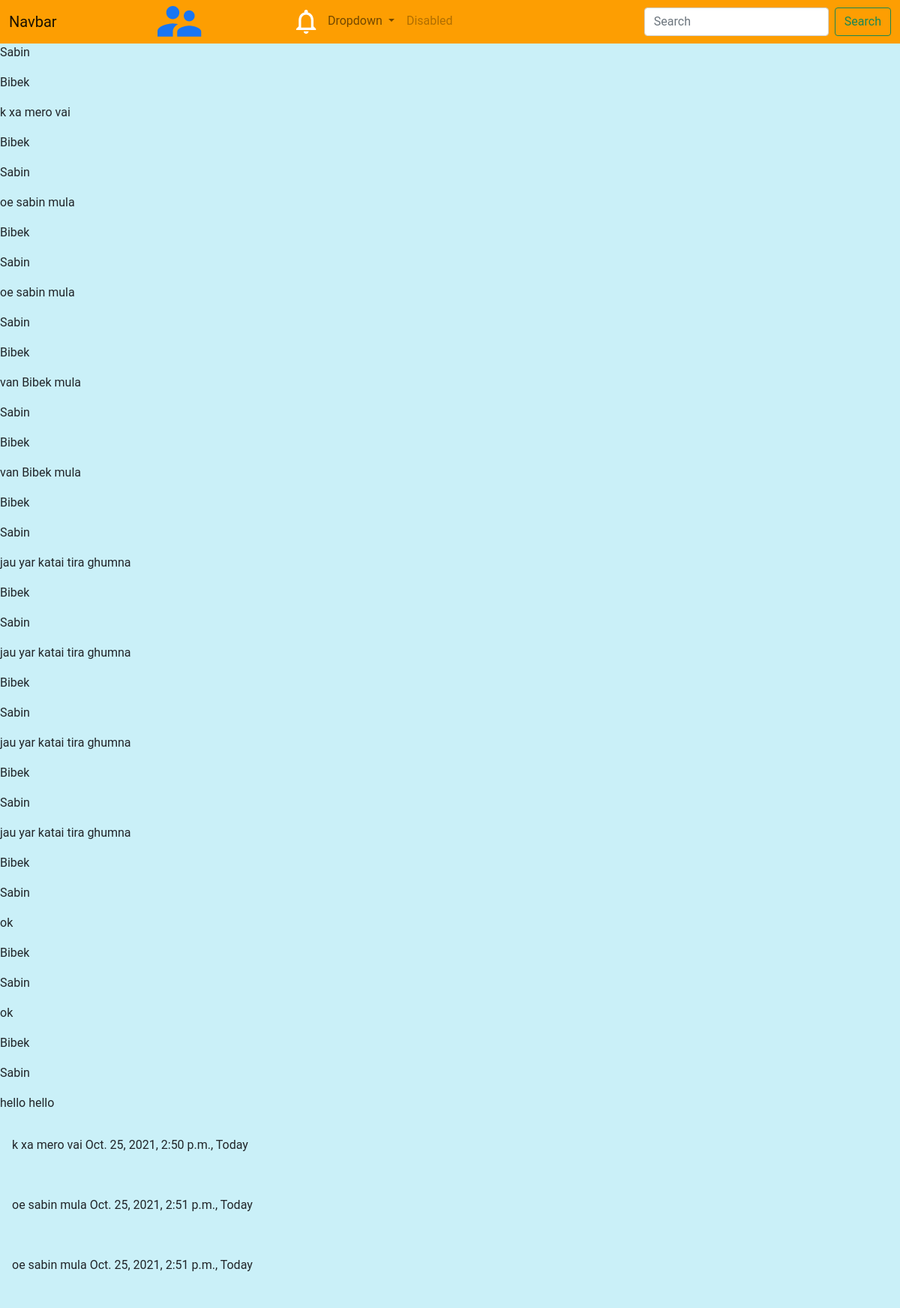
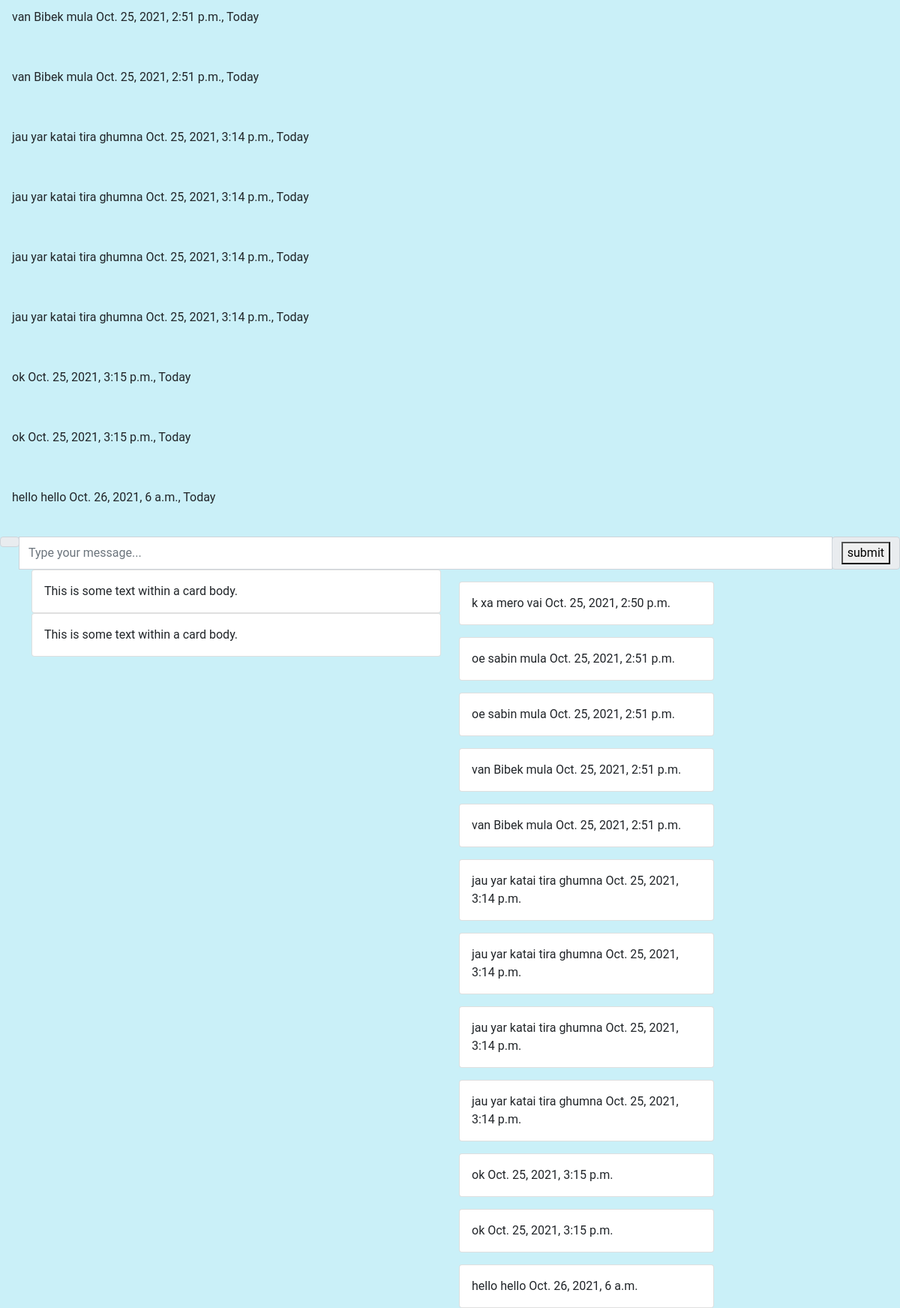
Screenshot of /private/Bibek/ (signed in) with the database file from the repository (2 pictures, top to bottom).
### chat/models.py (models this page shows, shortened)
class PrivateChat(models.Model):
    user = models.ManyToManyField(MyUser,related_name='user')
    privateroom = models.ForeignKey(PrivateRoom,on_delete=models.SET_NULL,null=True, related_name='privateroom')
    sender = models.ForeignKey(MyUser,on_delete=models.SET_NULL,null=True,related_name='sender')
    receiver = models.ForeignKey(MyUser,on_delete=models.SET_NULL,null=True,related_name='receiver')
    message = models.TextField(default='')
    created_at = models.DateTimeField(auto_now_add=True)

### account/models.py (models this page shows, shortened)
class MyUser(AbstractBaseUser,PermissionsMixin):
    email = models.EmailField(_('email address'), max_length = 40, unique= True)
    username = models.CharField(_('username'),max_length = 30,unique = True)
    first_name = models.CharField(_('first name'),max_length= 30,blank = True)
    last_name = models.CharField(_('last name'),max_length=30,blank = True)
    date_joined = models.DateTimeField(_('date joined'),default= timezone.now)
    last_login = models.DateTimeField(_('last login'),auto_now_add=True)
    is_superuser = models.BooleanField(_('is superuser'),default = False)
    is_staff = models.BooleanField(_('is staff'),default = False)
    is_active = models.BooleanField(_('is active'),default = True)
    objects = CustomUserManager()
    EMAIL_FIELD = 'email'
    USERNAME_FIELD = 'email'
    REQUIRED_FIELDS = ['username']
    class Meta:
        verbose_name = _('user')
        verbose_name_plural = _('users')
    def __str__(self):
        return self.username

### myapp/views.py (the view)
# urls.py: path('private/<str:user>/',views.privateChat,name="private"),
def privateChat(request,user):
    receiver = MyUser.objects.get(username=user)
    user_name = MyUser.objects.get(username=request.user)
    print(type(user_name.username))
    print(user+user_name.username)
    room_name = user+user_name.username
    friends = Profile.objects.get(user=request.user)
    q=PrivateChat.objects.filter( Q(user=user_name.id)  & (Q(sender=user_name.id) & Q(receiver=receiver.id)| Q(sender=receiver.id) & Q(receiver=user_name.id)))
    print(q)
    try:
        print('inside try')
        obj = PrivateRoom.objects.get(Q(room=user+user_name.username) | Q(room=user_name.username+user))
        msg = PrivateChat.objects.filter(privateroom= obj)
        print(msg)
        print(obj)
        print(obj.room)
        print(user_name.username)
        print(user)
        return render(request,'myapp/private_chat.html',{'msg':msg,'room_name':obj.room,'user_name':user_name.username,'receiver':user,'sender':user_name.username})
    except:
        print('inside except')
        PrivateRoom.objects.create(room=room_name)
        obj = PrivateRoom.objects.get(Q(room=user+user_name.username) | Q(room=user_name.username+user))
        return render(request,'myapp/private_chat.html',{'room_name':obj.room,'user_name':user_name.username,'receiver':user,'friends':friends.show_friends()})

### templates/myapp/private_chat.html (shortened to what this page needs)
{% extends 'myapp/base.html'%}
{% load static%}
{% block container%}
{%for x in msg%}
    <p>{{x.sender}}</p>
    <p>{{x.receiver}}</p>
    <p>{{x.message}}</p>
{%endfor%}
                {%for x in msg%}
                <div class="card-body msg_card_body">
                    <div class="d-flex justify-content-start mb-4 " id="msgCon">
                        <div class="msg_cotainer">
                            {{x.message}}
                            <span class="msg_time">{{x.created_at}}, Today</span>
                        </div>
                    </div>
                </div>
                {%endfor%}
                    <form onsubmit="subform()">
                        <div class="input-group">
                            <div class="input-group-append">
                                <span class="input-group-text attach_btn"></span>
                            </div>
                            <input type="text" id="msg" name="messaage" class="form-control type_msg" placeholder="Type your message..."></textarea>
                            <div class="input-group-append">
                                <span class="input-group-text send_btn"><button type="submit"> submit</button></span>
                            </div>
                        </div>
                    </form>
<div class="container">
    <div class="row">
        <div class="col-6">
            <div class="card">
                <div class="card-body">
                  This is some text within a card body.
                </div>
            </div>
            <div class="card">
                <div class="card-body">
                  This is some text within a card body.
                </div>
            </div>
        </div>
        <div class="col-6">
            {%for x in msg%}
                {%if False %}
                    <div class="row justify-content-end ">
                        <div class="col-8">
                            <div class="card">
                                <div class="card-body">
                                    hello i am bibeks
                                    {{sender.username}}
                                    {{user_name}}
                                </div>
                            </div>
                        </div>
                    </div>
                    {%else%}
                        <div class="row justify-content-start ">
                            <div class="row mt-3">
                                <div class="col-8">
                                    <div class="card">
                                        <div class="card-body">
                                            {{x.message}}
                                            {{x.created_at}}
                                        </div>
                                    </div>
                                </div>
                            </div>
                        </div>
                {%endif%}
            {%endfor%}
        </div>
    </div>
</div>
{% endblock container%}

### static/css/chat.css (style rules this page uses)
body { background-color: #caf0f8; font-family: 'Roboto', sans-serif }

### rows the page displays
PrivateChat: sender "Sabin", receiver "Bibek", message "k xa mero vai", created_at "Oct. 25, 2021, 2:50 p.m."
PrivateChat: sender "Bibek", receiver "Sabin", message "oe sabin mula", created_at "Oct. 25, 2021, 2:51 p.m."
PrivateChat: sender "Bibek", receiver "Sabin", message "oe sabin mula", created_at "Oct. 25, 2021, 2:51 p.m."
PrivateChat: sender "Sabin", receiver "Bibek", message "van Bibek mula", created_at "Oct. 25, 2021, 2:51 p.m."
PrivateChat: sender "Sabin", receiver "Bibek", message "van Bibek mula", created_at "Oct. 25, 2021, 2:51 p.m."
PrivateChat: sender "Bibek", receiver "Sabin", message "jau yar katai tira ghumna", created_at "Oct. 25, 2021, 3:14 p.m."
PrivateChat: sender "Bibek", receiver "Sabin", message "jau yar katai tira ghumna", created_at "Oct. 25, 2021, 3:14 p.m."
PrivateChat: sender "Bibek", receiver "Sabin", message "jau yar katai tira ghumna", created_at "Oct. 25, 2021, 3:14 p.m."
PrivateChat: sender "Bibek", receiver "Sabin", message "jau yar katai tira ghumna", created_at "Oct. 25, 2021, 3:14 p.m."
PrivateChat: sender "Bibek", receiver "Sabin", message "ok", created_at "Oct. 25, 2021, 3:15 p.m."
PrivateChat: sender "Bibek", receiver "Sabin", message "ok", created_at "Oct. 25, 2021, 3:15 p.m."
PrivateChat: sender "Bibek", receiver "Sabin", message "hello hello", created_at "Oct. 26, 2021, 6 a.m."
